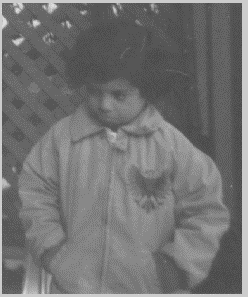
#> input picture Python/homework/homework_boy_hist/homework_boy_hist.png, 248 x 297 px
$ python homework_boy_hist.py
#> lines starting #> are read from the running program, lines starting #| are printed output that depends on the picture
import cv2
import numpy as np
import matplotlib.pyplot as plt

def Origin_histogram( img ):
    #建立原始图像各灰度级的灰度值与像素个数对应表
    histogram = {}
    for i in range( img.shape[0] ):
        for j in range( img.shape[1] ):
            k = img[i][j]
            if k in histogram:
                histogram[k] += 1
            else:
                histogram[k] = 1

    sorted_histogram = {}#建立排好序的映射表
    sorted_list = sorted( histogram )#根据灰度值进行从低至高的排序

    for j in range( len( sorted_list ) ):
        sorted_histogram[ sorted_list[j] ] = histogram[ sorted_list[j] ]

    return sorted_histogram

def equalization_histogram( histogram, img ):

    pr = {}#建立概率分布映射表

    for i in histogram.keys():
        pr[i] = histogram[i] / ( img.shape[0] * img.shape[1] )

    tmp = 0
    for m in pr.keys():
        tmp += pr[m]
        pr[m] =  max( histogram ) * tmp

    new_img = np.zeros( shape = ( img.shape[0], img.shape[1] ), dtype = np.uint8 )

    for k in range( img.shape[0] ):
        for l in range( img.shape[1] ):
            new_img[k][l] = pr[img[k][l]]

    return new_img

def GrayHist( img ):
    # 计算灰度直方图
    height, width = img.shape[:2]
    grayHist = np.zeros([256], np.uint64)
    for i in range(height):
        for j in range(width):
            grayHist[img[i][j]] += 1
    return grayHist

if __name__ == '__main__':
    #读取原始图像
    img = cv2.imread( 'homework_boy_hist.png', cv2.IMREAD_GRAYSCALE )
#> img is the input picture: shape (297, 248); min 74, max 221, mean 114.7
    #计算原图灰度直方图
    origin_histogram = Origin_histogram( img )
#> after the loop in Origin_histogram, `for i in range( img.shape[0] ):`: histogram = 10 items
#> in Origin_histogram, `sorted_list = sorted( histogram )#根据灰度值进行从低至高的排序`: sorted_list = [74, 86, 102, 119, 136, 153, 170, 187, 204, 221]
#> the loop in Origin_histogram, `for j in range( len( sorted_list ) ):` made 10 passes
#> after the loop in Origin_histogram, `for j in range( len( sorted_list ) ):`: sorted_histogram = 10 items
#> origin_histogram = 10 items
    #直方图均衡化
    new_img = equalization_histogram( origin_histogram, img )
#> the loop in equalization_histogram, `for i in histogram.keys():` made 10 passes
#> i on passes 1 to 10: 74, 86, 102, 119, 136, 153, 170, 187, 204, 221
#> the loop in equalization_histogram, `for m in pr.keys():` made 10 passes
#> (m, tmp) on passes 1 to 10: (74, 0.0608), (86, 0.311), (102, 0.53), (119, 0.679), (136, 0.882), (153, 0.939), (170, 0.944), (187, 0.946), (204, 0.999), (221, 1)
#> after the loop in equalization_histogram, `for m in pr.keys():`: tmp = 1
#> after the loop in equalization_histogram, `for k in range( img.shape[0] ):`:
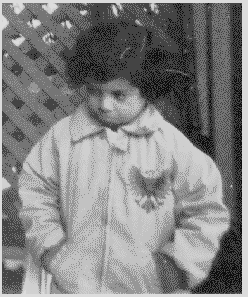
#> new_img: shape (297, 248); min 13, max 221, mean 130.3

    origin_grayHist = GrayHist(img)
#> origin_grayHist = 256 values, max 18394 at index 86, min 0 at index 0, mean 287.7
    equaliza_grayHist = GrayHist( new_img )
#> equaliza_grayHist = 256 values, max 18394 at index 68, min 0 at index 0, mean 287.7
    x = np.arange(256)

    # 绘制灰度直方图
    plt.figure(figsize=(8, 10))
    plt.subplot( 2, 2, 1 )
    plt.plot(x, origin_grayHist, 'r', linewidth=2, c='black')
    plt.title("Origin")

    plt.subplot( 2, 2, 2 )
    plt.plot(x, equaliza_grayHist, 'r', linewidth=2, c='black')
    plt.title("Equalization")

    plt.subplot( 2, 2, 3 )
    plt.imshow( img, cmap = plt.cm.gray )
    plt.title( 'Origin' )

    plt.subplot( 2, 2, 4 )
    plt.imshow( new_img, cmap = plt.cm.gray )
    plt.title("Equalization")
    plt.show()
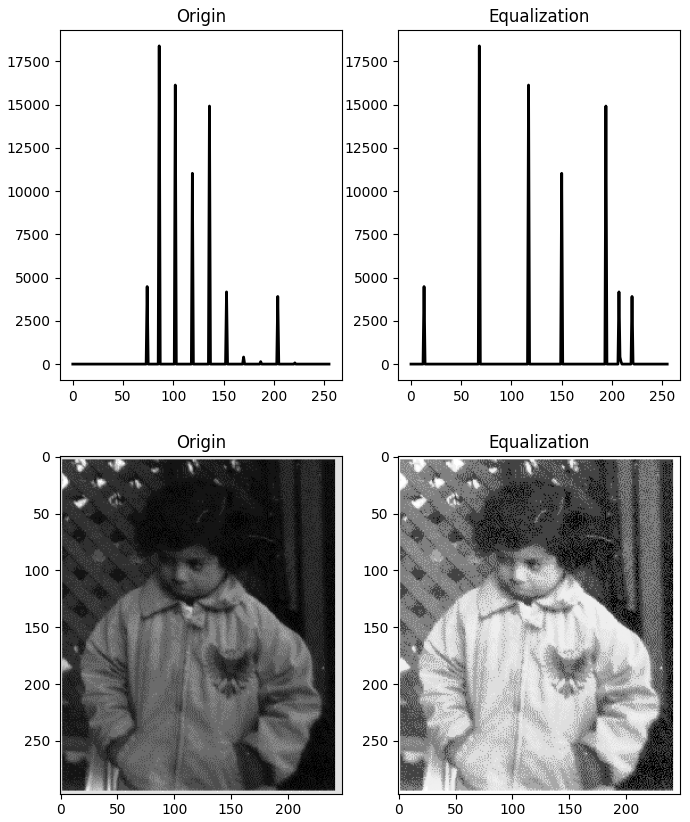
#> figure drawn by matplotlib, 4 panels; panel 1: curve peaks at x = 86, y = 18394; panel 2: curve peaks at x = 68, y = 18394
